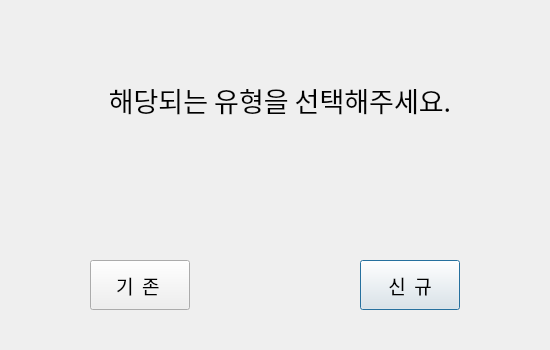
<?xml version="1.0" encoding="UTF-8"?>
<ui version="4.0">
 <class>Dialog</class>
 <widget class="QDialog" name="Dialog">
  <property name="geometry">
   <rect>
    <x>0</x>
    <y>0</y>
    <width>550</width>
    <height>350</height>
   </rect>
  </property>
  <property name="windowTitle">
   <string>급유 시스템 - 선택</string>
  </property>
  <widget class="QLabel" name="label">
   <property name="geometry">
    <rect>
     <x>80</x>
     <y>50</y>
     <width>400</width>
     <height>100</height>
    </rect>
   </property>
   <property name="font">
    <font>
     <family>메이플스토리</family>
     <pointsize>20</pointsize>
    </font>
   </property>
   <property name="text">
    <string>해당되는 유형을 선택해주세요.</string>
   </property>
   <property name="alignment">
    <set>Qt::AlignCenter</set>
   </property>
  </widget>
  <widget class="QPushButton" name="pushButton">
   <property name="geometry">
    <rect>
     <x>90</x>
     <y>260</y>
     <width>100</width>
     <height>50</height>
    </rect>
   </property>
   <property name="font">
    <font>
     <family>메이플스토리</family>
     <pointsize>14</pointsize>
    </font>
   </property>
   <property name="text">
    <string>기  존 </string>
   </property>
   <property name="default">
    <bool>true</bool>
   </property>
  </widget>
  <widget class="QPushButton" name="pushButton_2">
   <property name="geometry">
    <rect>
     <x>360</x>
     <y>260</y>
     <width>100</width>
     <height>50</height>
    </rect>
   </property>
   <property name="font">
    <font>
     <family>메이플스토리</family>
     <pointsize>14</pointsize>
    </font>
   </property>
   <property name="text">
    <string>신  규</string>
   </property>
   <property name="default">
    <bool>true</bool>
   </property>
  </widget>
 </widget>
 <resources/>
 <connections/>
</ui>
